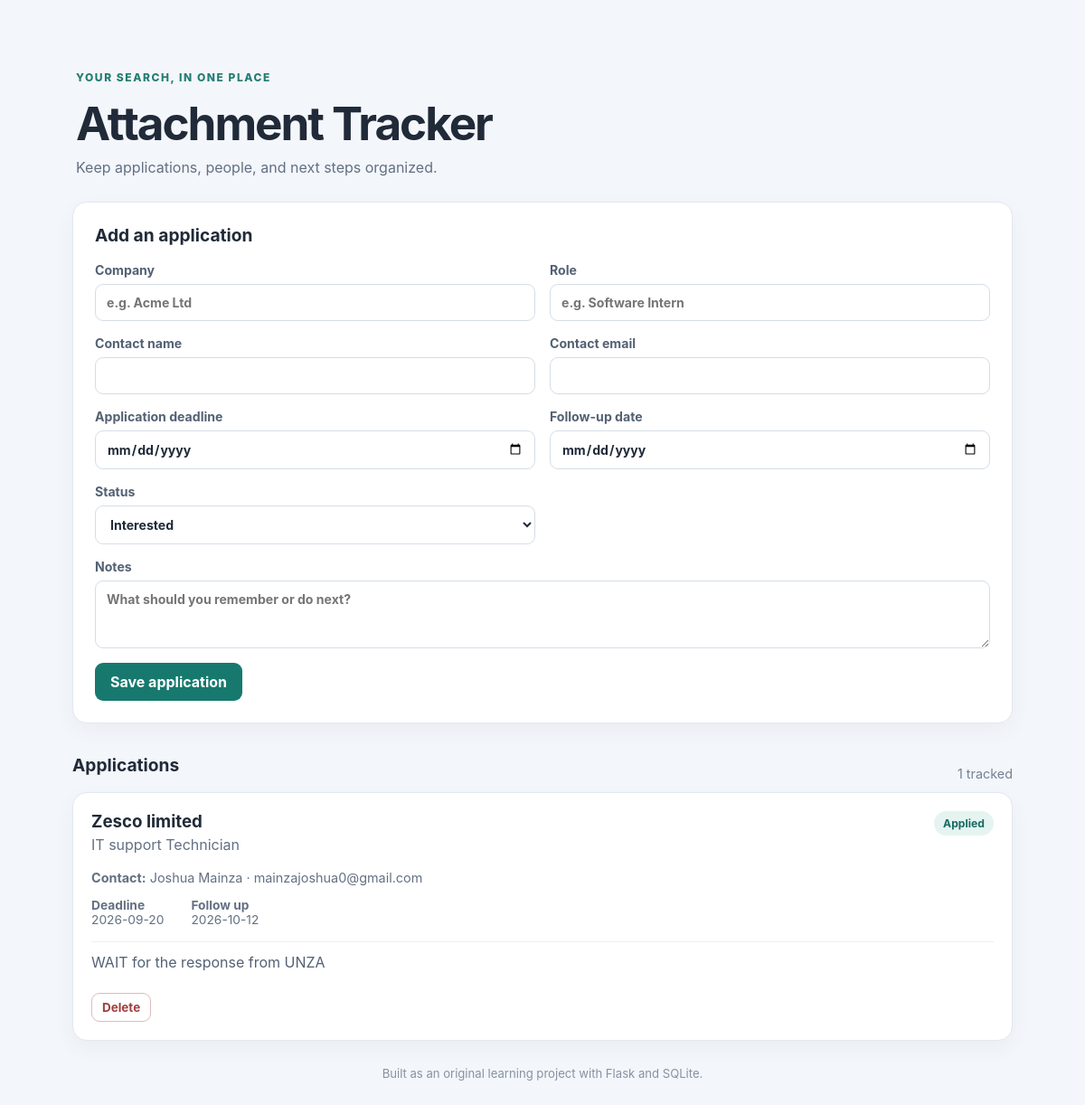
The page / on the database its author committed.
### tables this page shows
CREATE TABLE applications (
                    id INTEGER PRIMARY KEY AUTOINCREMENT,
                    company TEXT NOT NULL,
                    role TEXT NOT NULL,
                    contact_name TEXT NOT NULL DEFAULT '',
                    contact_email TEXT NOT NULL DEFAULT '',
                    deadline TEXT NOT NULL DEFAULT '',
                    follow_up_date TEXT NOT NULL DEFAULT '',
                    status TEXT NOT NULL DEFAULT 'Interested',
                    notes TEXT NOT NULL DEFAULT '',
                    created_at TEXT NOT NULL DEFAULT CURRENT_TIMESTAMP
                );

### app.py (the view, shortened to what this page needs)
    @app.route("/", methods=("GET", "POST"))
    def index():
        with closing(get_db()) as db:
            applications = db.execute(
                "SELECT * FROM applications ORDER BY created_at DESC, id DESC"
            ).fetchall()
        return render_template("index.html", applications=applications, statuses=STATUSES)

### templates/index.html (shortened to what this page needs)
<!doctype html>
<html lang="en">
<head>
  <link rel="stylesheet" href="{{ url_for('static', filename='style.css') }}">
</head>
<body>
  <main class="page">
    <header class="hero">
      <p class="eyebrow">YOUR SEARCH, IN ONE PLACE</p>
      <h1>Attachment Tracker</h1>
      <p>Keep applications, people, and next steps organized.</p>
    </header>
    <section class="panel">
      <h2>Add an application</h2>
      <form method="post" class="application-form">
        <label>Company <input name="company" required maxlength="120" placeholder="e.g. Acme Ltd"></label>
        <label>Role <input name="role" required maxlength="120" placeholder="e.g. Software Intern"></label>
        <label>Contact name <input name="contact_name" maxlength="120"></label>
        <label>Contact email <input name="contact_email" type="email" maxlength="254"></label>
        <label>Application deadline <input name="deadline" type="date"></label>
        <label>Follow-up date <input name="follow_up_date" type="date"></label>
        <label>Status <select name="status">
          {% for status in statuses %}<option value="{{ status }}">{{ status }}</option>{% endfor %}
        </select></label>
        <label class="wide">Notes <textarea name="notes" rows="3" placeholder="What should you remember or do next?"></textarea></label>
        <button type="submit">Save application</button>
      </form>
    </section>
    <section class="applications">
      <div class="section-heading"><h2>Applications</h2><span>{{ applications|length }} tracked</span></div>
      {% if applications %}
        <div class="cards">
          {% for item in applications %}
            <article class="card">
              <div class="card-top"><div><h3>{{ item.company }}</h3><p>{{ item.role }}</p></div><span class="badge">{{ item.status }}</span></div>
              {% if item.contact_name or item.contact_email %}<p class="detail"><strong>Contact:</strong> {{ item.contact_name }}{% if item.contact_email %} · {{ item.contact_email }}{% endif %}</p>{% endif %}
              <div class="dates">
                {% if item.deadline %}<p><strong>Deadline</strong><br>{{ item.deadline }}</p>{% endif %}
                {% if item.follow_up_date %}<p><strong>Follow up</strong><br>{{ item.follow_up_date }}</p>{% endif %}
              </div>
              {% if item.notes %}<p class="notes">{{ item.notes }}</p>{% endif %}
              <form method="post" action="{{ url_for('delete_application', application_id=item.id) }}" onsubmit="return confirm('Delete this application?');">
                <button class="delete" type="submit">Delete</button>
              </form>
            </article>
          {% endfor %}
        </div>
      {% else %}<div class="empty"><h3>No applications yet</h3><p>Add one above to start building your tracker.</p></div>{% endif %}
    </section>
    <footer>Built as an original learning project with Flask and SQLite.</footer>
  </main>
</body>
</html>

### static/style.css (style rules this page uses)
:root { font-family: Inter, ui-sans-serif, system-ui, -apple-system, "Segoe UI", sans-serif; color: #202a38; background: #f3f6fa; }
* { box-sizing: border-box; }
body { margin: 0; }
.page { width: min(1040px, calc(100% - 32px)); margin: 0 auto; padding: 48px 0 28px; }
.hero { padding: 18px 4px 28px; }
.eyebrow { color: #237c73; font-size: .75rem; font-weight: 800; letter-spacing: .13em; }
h1 { margin: 8px 0; font-size: clamp(2rem, 5vw, 3.2rem); letter-spacing: -.04em; }
.hero > p:last-child { color: #637083; margin: 0; }
.panel, .card, .empty { background: white; border: 1px solid #e2e8f0; border-radius: 16px; box-shadow: 0 8px 24px #1d35570b; }
.panel { padding: 24px; }
h2 { margin: 0 0 18px; font-size: 1.2rem; }
.application-form { display: grid; grid-template-columns: repeat(2, 1fr); gap: 16px; }
label { display: grid; gap: 7px; color: #536174; font-size: .88rem; font-weight: 650; }
input, select, textarea { width: 100%; border: 1px solid #d5dde7; border-radius: 9px; padding: 11px 12px; color: #202a38; background: #fff; font: inherit; }
.wide { grid-column: 1 / -1; }
button { width: fit-content; border: 0; border-radius: 9px; padding: 11px 17px; background: #17796e; color: #fff; font: inherit; font-weight: 700; cursor: pointer; }
.applications { margin-top: 34px; }
.section-heading { display: flex; justify-content: space-between; align-items: center; }
.section-heading span { color: #748195; font-size: .9rem; }
.cards { display: grid; grid-template-columns: repeat(auto-fit, minmax(280px, 1fr)); gap: 16px; }
.card { padding: 20px; }
.card-top { display: flex; gap: 12px; justify-content: space-between; align-items: flex-start; }
.card h3 { margin: 0 0 4px; }
.card-top p, .detail { margin: 0; color: #637083; }
.badge { white-space: nowrap; border-radius: 999px; padding: 6px 10px; background: #e5f4f1; color: #176b61; font-size: .76rem; font-weight: 750; }
.detail { margin-top: 18px; font-size: .9rem; overflow-wrap: anywhere; }
.dates { display: flex; gap: 30px; color: #637083; font-size: .86rem; }
.dates p { margin-bottom: 0; }
.notes { padding-top: 12px; border-top: 1px solid #edf0f4; color: #536174; white-space: pre-wrap; }
.delete { margin-top: 8px; padding: 7px 11px; background: #fff; border: 1px solid #e2b9b9; color: #a23d3d; font-size: .84rem; }
footer { padding: 28px 0 0; color: #8792a2; font-size: .82rem; text-align: center; }

### rows shown on the page
applications: company "Zesco limited", role "IT support Technician", status "Applied", contact_name "Joshua Mainza", contact_email "mainzajoshua0@gmail.com", deadline "2026-09-20", follow_up_date "2026-10-12", notes "WAIT for the response from UNZA"

### other values the page prints
{{ applications|length }} "1"
form field status "Interested"
